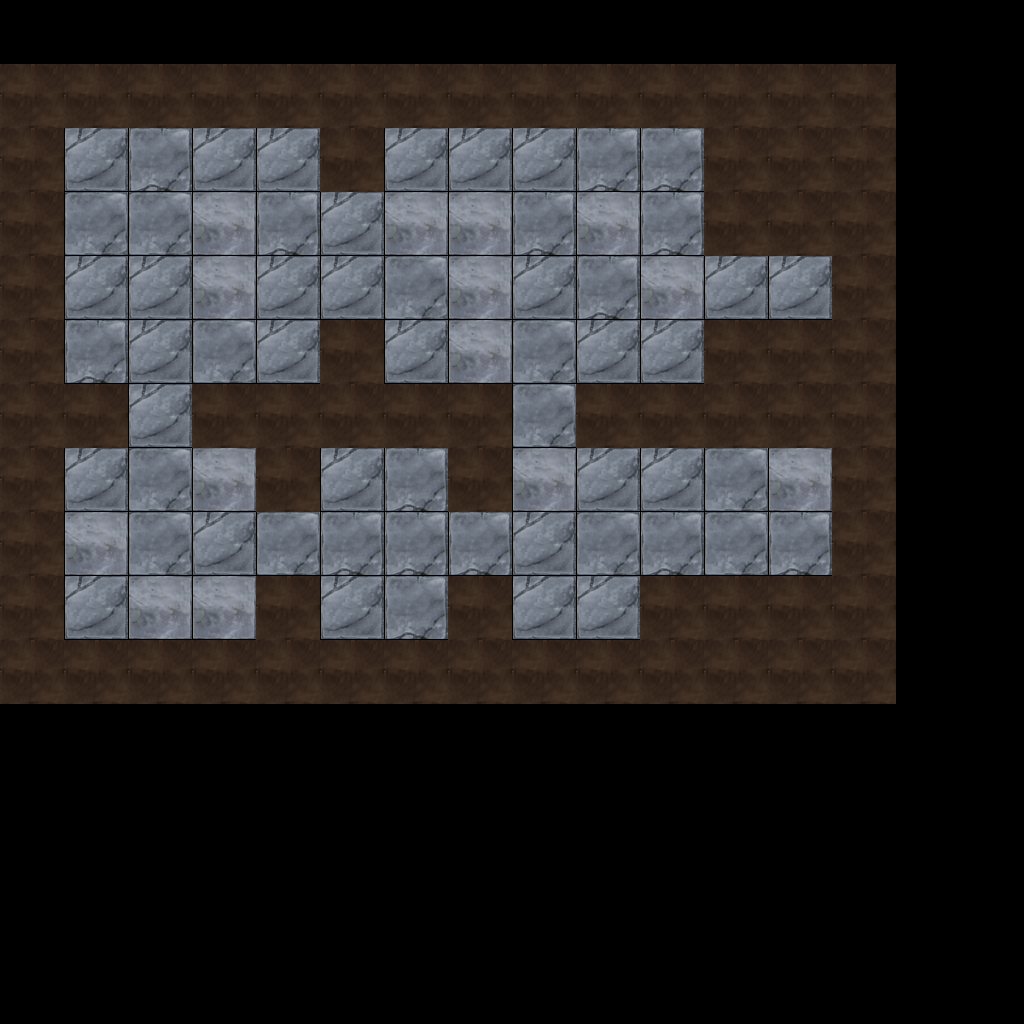

A level layout from a 2D game, rendered from its tile map. Below: a short description, then the map file with tile-grid data replaced by summaries:
An orthogonal 16x16 tile map with 64x64 px tiles, 1 tile layer (tiles) and 29 objects (4x CRATE, 4x CDOOR, 2x START_MARKER, 2x BARREL, 2x BRAZIER_INFO, ...).

<map version="1.0" orientation="orthogonal" width="16" height="16" tilewidth="64" tileheight="64">
 <tileset firstgid="1" name="tiles" tilewidth="64" tileheight="64">
  <image source="tiles.png" width="512" height="512" />
 </tileset>
 <layer name="tiles" width="16" height="16">
  <data>[256 cells, 140 non-empty, 5 distinct tile ids]</data>
 </layer>
 <objectgroup name="Object Layer 1" width="16" height="16">
  <object name="cellar" type="START_MARKER" x="64" y="128" width="256" height="64" />
  <object name="stairs" type="START_MARKER" x="704" y="448" width="128" height="128" />
  <object name="Crate" type="CRATE" x="64" y="576" width="64" height="64" />
  <object name="Zombie" type="ZOMBIE_INFO" x="640" y="128" width="64" height="64" />
  <object name="Crate" type="CRATE" x="576" y="128" width="64" height="64" />
  <object name="statue" type="STATUE" x="448" y="192" width="64" height="64">
   <properties>
    <property name="angle" value="X" />
   </properties>
  </object>
  <object name="Door" type="CDOOR" x="128" y="384" width="64" height="64">
   <properties>
    <property name="angle" value="X" />
    <property name="channel" value="8" />
   </properties>
  </object>
  <object name="Barril" type="BARREL" x="64" y="320" width="64" height="64" />
  <object name="Barril" type="BARREL" x="576" y="320" width="64" height="64" />
  <object name="Lever" type="WALLBUTTON" x="256" y="320" width="64" height="64">
   <properties>
    <property name="channel" value="1" />
   </properties>
  </object>
  <object name="Dummy" type="DUMMY" x="576" y="448" width="64" height="64" />
  <object name="Door" type="CDOOR" x="512" y="384" width="64" height="64">
   <properties>
    <property name="Channel" value="2" />
    <property name="angle" value="X" />
   </properties>
  </object>
  <object name="Crate" type="CRATE" x="576" y="192" width="64" height="64" />
  <object name="bars" type="IRON_BARS" x="704" y="256" width="64" height="64">
   <properties>
    <property name="Channel" value="2" />
    <property name="angle" value="D" />
   </properties>
  </object>
  <object name="brasero" type="BRAZIER_INFO" x="768" y="256" width="64" height="64" />
  <object name="Door" type="CDOOR" x="320" y="256" width="64" height="64">
   <properties>
    <property name="Channel" value="2" />
   </properties>
  </object>
  <object name="Door" type="CDOOR" x="320" y="192" width="64" height="64">
   <properties>
    <property name="Channel" value="1" />
   </properties>
  </object>
  <object name="CRACKDOOR" type="CRACKDOOR" x="256" y="512" width="64" height="64" />
  <object name="trap" type="ATTACK_TRAP" x="64" y="384" width="64" height="64">
   <properties>
    <property name="angle" value="w" />
    <property name="channel" value="1" />
    <property name="hideCheck" value="10" />
    <property name="resource" value="mechanism1" />
    <property name="weapon" value="RAYFROST" />
   </properties>
  </object>
  <object name="ROLDARE" type="ROLDARE_INFO" x="192" y="512" width="64" height="64" />
  <object name="Crate" type="CRATE" x="576" y="256" width="64" height="64" />
  <object name="brasero" type="BRAZIER_INFO" x="128" y="512" width="64" height="64" />
  <object name="chest" type="CHEST" x="256" y="128" width="64" height="64">
   <properties>
    <property name="angle" value="D" />
    <property name="color" value="blue_tint" />
   </properties>
  </object>
  <object name="deco" type="DECORATION" x="128" y="192" width="64" height="64">
   <properties>
    <property name="angle" value="r" />
    <property name="resource" value="tiny/goblet$C" />
    <property name="zone" value="r" />
   </properties>
  </object>
 </objectgroup>
 <objectgroup name="Object Layer 2" width="16" height="16">
  <object name="Lock" type="HASLOCK" x="128" y="384" width="64" height="64">
   <properties>
    <property name="dc" value="10" />
    <property name="key" value="cellar" />
   </properties>
  </object>
  <object name="Small key" type="KEY" x="384" y="128" width="64" height="64">
   <properties>
    <property name="key" value="cellar" />
   </properties>
  </object>
  <object name="note" type="NOTE" x="576" y="576" width="64" height="64">
   <properties>
    <property name="note" value="text used for a note" />
    <property name="noteImage" value="rats" />
    <property name="noteSound" value="door_close" />
    <property name="resource" value="smallscroll" />
   </properties>
  </object>
  <object name="note" type="NOTE" x="512" y="576" width="64" height="64">
   <properties>
    <property name="note" value="text used for a note" />
    <property name="resource" value="smallscroll" />
   </properties>
  </object>
  <object name="rune" type="BREAKABLE_COLUMN" x="384" y="320" width="64" height="64" />
 </objectgroup>
</map>